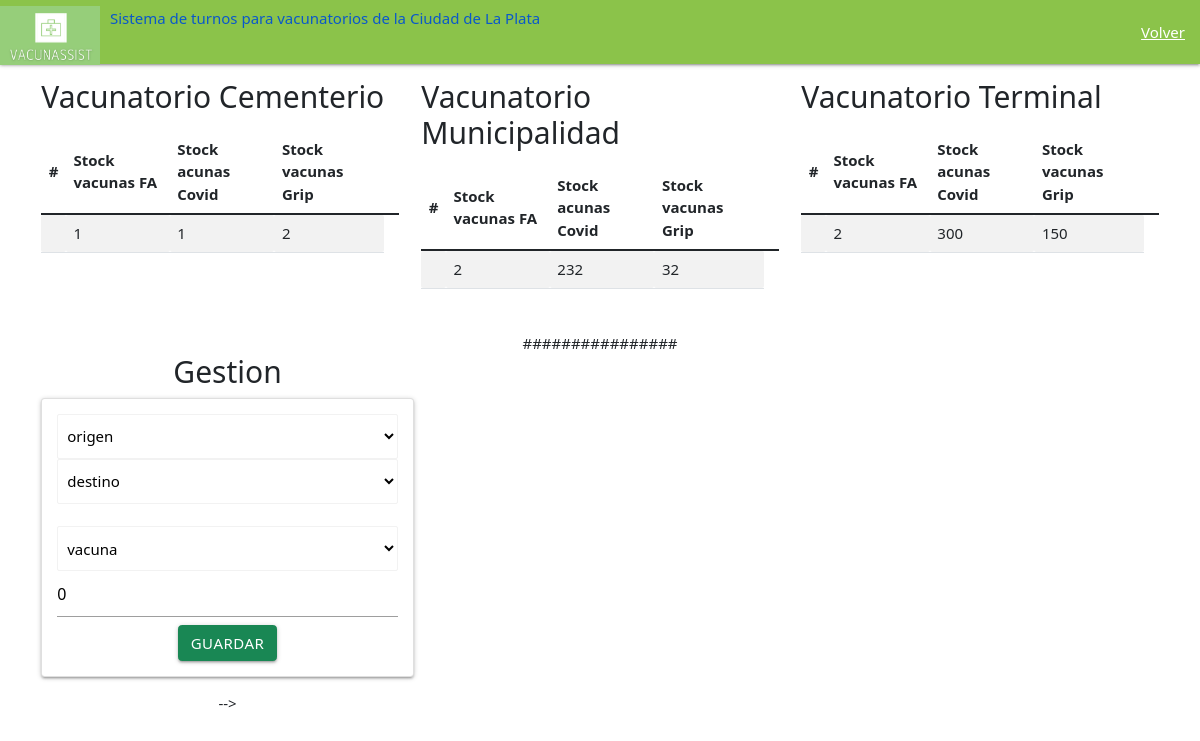
The page /editarStockVacunatorio/ on the database as committed earlier.
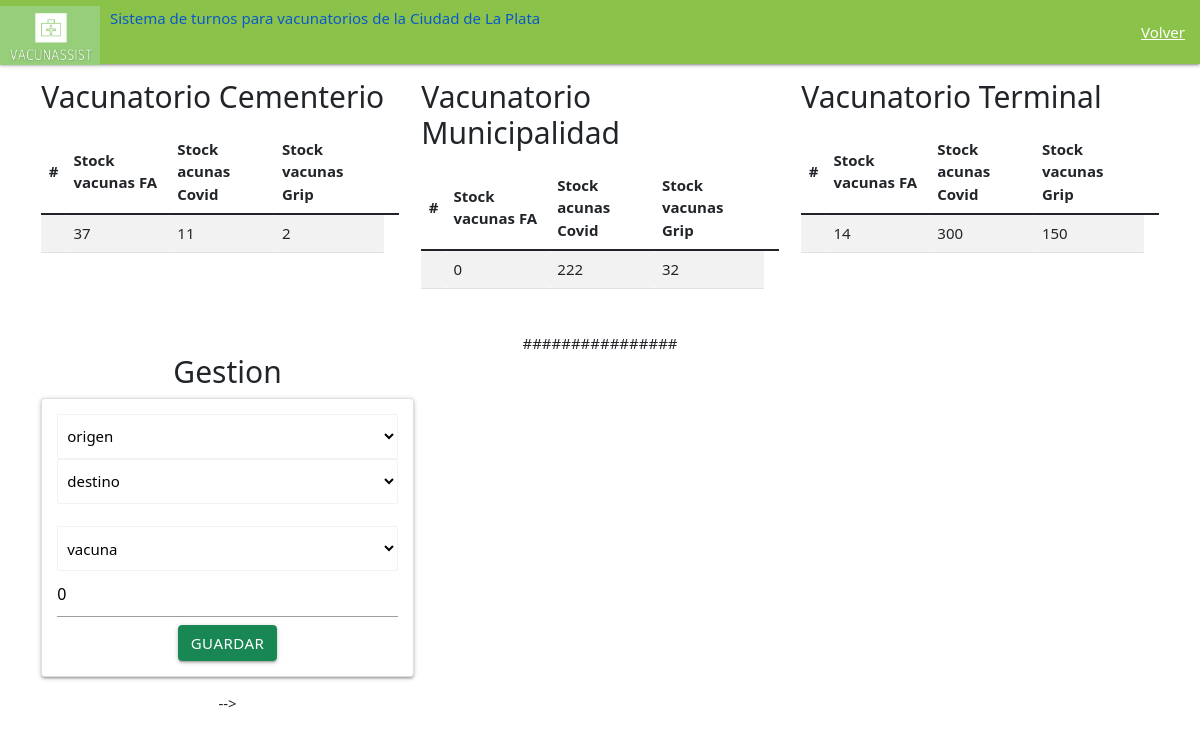
The same page on the database as committed later.
### main/models.py (models this page shows, shortened)
class Vacunatorio(models.Model):
    administrador_nombre= models.CharField(max_length=100)
    vacunatorio_zona= models.CharField(max_length=100)
    stock_vac_fa=models.IntegerField()
    stock_vac_covid=models.IntegerField()
    stock_vac_gripe=models.IntegerField()

### main/views.py (the view)
# urls.py: path('editarStockVacunatorio/', views.editarStockVacunatorio, name= 'editarStockVacunatorio' ),
def editarStockVacunatorio(request):
    vacunatorioCementerio=Vacunatorio.objects.get(vacunatorio_zona='Cementerio Municipal')
    vacunatorioMunicipalidad=Vacunatorio.objects.get(vacunatorio_zona='Municipalidad')
    vacunatorioTerminal=Vacunatorio.objects.get(vacunatorio_zona='Terminal de Omnibus')
    return render(request, "main/editarStockVacunatorio.html",{"vacunatorioC":vacunatorioCementerio,"vacunatorioMuni":vacunatorioMunicipalidad,"vacunatorioTerm":vacunatorioTerminal})

### main/templates/main/editarStockVacunatorio.html (shortened to what the changed rows need)
<!DOCTYPE html>
{% load static %}
<html lang="en" dir="ltr">
  <head>
        <link rel="stylesheet" href="https://cdnjs.cloudflare.com/ajax/libs/materialize/1.0.0/css/materialize.min.css">
        <link type='text/css' href="{% static 'css/estilo.css' %}" rel="stylesheet" />
    <link href="https://cdn.jsdelivr.net/npm/bootstrap@5.1.3/dist/css/bootstrap.min.css" rel="stylesheet">
      <body>
<div class="container py4">
    <div class="row">
         <div class="col s12 m6">
           <h2>Vacunatorio Cementerio</h2>
           <div class="table-responsive py-2">
             <table class="table table-striped">
               <thead>
                 <tr>
                  <th>#</th>
                   <th>Stock vacunas FA </th>
                   <th>Stock acunas Covid</th>
                   <th>Stock vacunas Grip</th>
                   <th colspan="2"></th>
                 </tr>
               </thead>
               <tbody>
                   <td>{{forloop.counter}}</td>
                   <td> {{vacunatorioC.stock_vac_fa}}</td>
                   <td>{{vacunatorioC.stock_vac_covid}}
                   <td>{{vacunatorioC.stock_vac_gripe}}</td>
               </tbody>
             </table>
           </div>
         </div>
         <div class="col s12 m6">
           <h2>Vacunatorio Municipalidad</h2>
           <div class="table-responsive py-2">
             <table class="table table-striped">
               <thead>
                 <tr>
                  <th>#</th>
                   <th>Stock vacunas FA </th>
                   <th>Stock acunas Covid</th>
                   <th>Stock vacunas Grip</th>
                   <th colspan="2"></th>
                 </tr>
               </thead>
               <tbody>
                   <td>{{forloop.counter}}</td>
                   <td> {{vacunatorioMuni.stock_vac_fa}}</td>
                   <td>{{vacunatorioMuni.stock_vac_covid}}
                   <td>{{vacunatorioMuni.stock_vac_gripe}}</td>
               </tbody>
             </table>
           </div>
         </div>
         <div class="col s12 m6">
           <h2>Vacunatorio Terminal</h2>
           <div class="table-responsive py-2">
             <table class="table table-striped">
               <thead>
                 <tr>
                  <th>#</th>
                   <th>Stock vacunas FA </th>
                   <th>Stock acunas Covid</th>
                   <th>Stock vacunas Grip</th>
                   <th colspan="2"></th>
                 </tr>
               </thead>
               <tbody>
                   <td>{{forloop.counter}}</td>
                   <td> {{vacunatorioTerm.stock_vac_fa}}</td>
                   <td>{{vacunatorioTerm.stock_vac_covid}}
                   <td>{{vacunatorioTerm.stock_vac_gripe}}</td>
               </tbody>
             </table>
           </div>
         </div>
    </div>
 </div>
<div class="center">
<div class="center">
<div class="container py4">
    <div class="col-sm-12 col-md-6 col-lg-4 col-xl-4">
        <h2> Gestion </h2>
      </body>

Rows that differ between the two databases and show on the page:
changed Vacunatorio (number 1 of 3 on the later page): stock_vac_fa "1" → "37"; stock_vac_covid "1" → "11"
changed Vacunatorio (number 2 of 3 on the later page): stock_vac_fa "2" → "0"; stock_vac_covid "232" → "222"
changed Vacunatorio (number 3 of 3 on the later page): stock_vac_fa "2" → "14"
